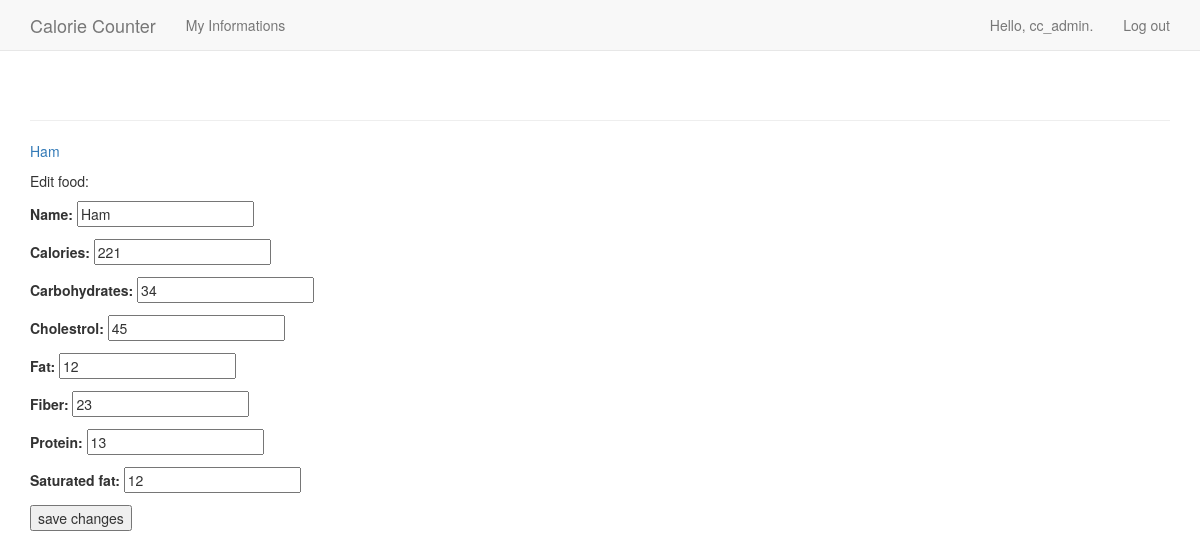
The app's page /edit_food/7/ (signed in) with its own data.
### calorie_counter_app/models.py (models this page shows)
class Food(models.Model):
    name = models.CharField(max_length=200)
    calories = models.PositiveIntegerField()
    carbohydrates = models.PositiveIntegerField()
    cholestrol = models.PositiveIntegerField()
    fat = models.PositiveIntegerField()
    fiber = models.PositiveIntegerField()
    protein = models.PositiveIntegerField()
    saturated_fat = models.PositiveIntegerField()
    date_added = models.DateTimeField(auto_now_add=True)
    owner = models.ForeignKey(User , on_delete = models.CASCADE)
    def __str__(self):
        return self.name

### calorie_counter_app/views.py (the view)
# urls.py: url(r'^edit_food/(?P<food_id>\d+)/$', views.edit_food,name='edit_food'),
@login_required
def edit_food(request, food_id):
    food = Food.objects.get(id=food_id)
    if food.owner != request.user:
        raise Http404
    if request.method != 'POST':
        form = FoodForm(instance=food)
    else:
        form = FoodForm(instance=food, data=request.POST)
        if form.is_valid():
            form.save()
            return HttpResponseRedirect(reverse('calorie_counter_app:food', args=[food.id]))
    context = {'food' : food, 'form': form}
    return render(request, 'calorie_counter_app/edit_food.html', context)

### calorie_counter_app/forms.py
class FoodForm(forms.ModelForm):
    class Meta:
        model = Food
        fields = ['name' , 'calories' , 'carbohydrates' , 'cholestrol' , 'fat' , 'fiber' , 'protein' , 'saturated_fat']

### calorie_counter_app/templates/calorie_counter_app/edit_food.html (shortened to what this page needs)
{% extends "calorie_counter_app/base.html" %}
{% block content %}
    <p><a href="{% url 'calorie_counter_app:food' food.id %}">{{ food }}</a></p>
    <p>Edit food:</p>
    <form action="{% url 'calorie_counter_app:edit_food' food.id %}" method='post'>
        {{ form.as_p }}
        <button name="submit">save changes</button>
    </form>
{% endblock content %}

### calorie_counter_app/templates/calorie_counter_app/base.html (shortened to what this page needs)
{% load bootstrap3 %}
<!DOCTYPE html>
<html lang="en">
    <head>
        {% bootstrap_css %}
    </head>
    <body>
        <nav class="navbar navbar-default navbar-static-top">
            <div class="container">
                <div class="navbar-header">
                    <a class="navbar-brand" href="{% url 'calorie_counter_app:index' %}">
                        Calorie Counter</a>
                </div>
                <div id="navbar" class="navbar-collapse collapse">
                    <ul class="nav navbar-nav">
                        <li><a href="{% url 'calorie_counter_app:myInfo' %}">My Informations</a></li>
                    </ul>
                    <ul class="nav navbar-nav navbar-right">
                        {% if user.is_authenticated %}
                            <li><a>Hello, {{ user.username }}.</a></li>
                            <li><a href="{% url 'users:logout' %}">Log out</a></li>
                        {% else %}
                            <li><a href="{% url 'users:register' %}">Register</a></li>
                            <li><a href="{% url 'users:login' %}">Log in</a></li>
                        {% endif %}
                    </ul>
                </div>
            </div>
        </nav>
        <div class="container">
            <div class="page-header">
            </div>
            <div>
                {% block content %}{% endblock content %}
            </div>
        </div>
    </body>
</html>

### records on screen
Food: name "Ham", calories "221", carbohydrates "34", cholestrol "45", fat "12", fiber "23", protein "13", saturated_fat "12"

### other values on screen
{{ user.username }} "cc_admin"
